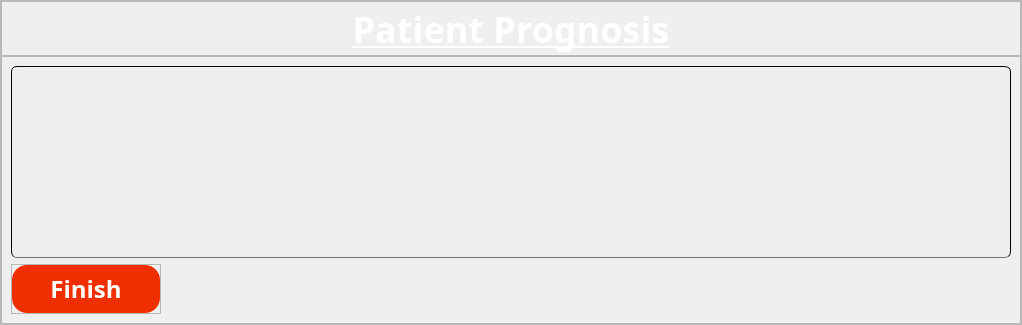
         <widget class="QWidget" name="Prognosis_page">
          <layout class="QVBoxLayout" name="verticalLayout_12">
           <property name="spacing">
            <number>0</number>
           </property>
           <property name="leftMargin">
            <number>0</number>
           </property>
           <property name="topMargin">
            <number>0</number>
           </property>
           <property name="rightMargin">
            <number>0</number>
           </property>
           <property name="bottomMargin">
            <number>0</number>
           </property>
           <item>
            <widget class="QFrame" name="frame_Prognosis">
             <property name="styleSheet">
              <string notr="true">
*{
	font-family:century gothic;
	font-size:24px;
	color: white;
	font-weight: bold;
}


QTextEdit{
	
	background:transparent;
	border:1px solid;
	color:white;
	border-bottom:1px solid #717072;
	border-radius:6px;
}</string>
             </property>
             <property name="frameShape">
              <enum>QFrame::StyledPanel</enum>
             </property>
             <property name="frameShadow">
              <enum>QFrame::Raised</enum>
             </property>
             <layout class="QVBoxLayout" name="verticalLayout_14">
              <property name="spacing">
               <number>0</number>
              </property>
              <property name="leftMargin">
               <number>0</number>
              </property>
              <property name="topMargin">
               <number>0</number>
              </property>
              <property name="rightMargin">
               <number>0</number>
              </property>
              <property name="bottomMargin">
               <number>0</number>
              </property>
              <item>
               <widget class="QFrame" name="frame_title_3">
                <property name="minimumSize">
                 <size>
                  <width>0</width>
                  <height>55</height>
                 </size>
                </property>
                <property name="maximumSize">
                 <size>
                  <width>16777215</width>
                  <height>55</height>
                 </size>
                </property>
                <property name="frameShape">
                 <enum>QFrame::StyledPanel</enum>
                </property>
                <property name="frameShadow">
                 <enum>QFrame::Raised</enum>
                </property>
                <layout class="QHBoxLayout" name="horizontalLayout_10">
                 <property name="spacing">
                  <number>0</number>
                 </property>
                 <property name="leftMargin">
                  <number>0</number>
                 </property>
                 <property name="topMargin">
                  <number>0</number>
                 </property>
                 <property name="rightMargin">
                  <number>0</number>
                 </property>
                 <property name="bottomMargin">
                  <number>0</number>
                 </property>
                 <item>
                  <widget class="QLabel" name="label_title_3">
                   <property name="font">
                    <font>
                     <family>century gothic</family>
                     <weight>75</weight>
                     <bold>true</bold>
                     <underline>true</underline>
                    </font>
                   </property>
                   <property name="styleSheet">
                    <string notr="true">text-decoration:underline;
font-size:36px;

</string>
                   </property>
                   <property name="text">
                    <string>Patient Prognosis</string>
                   </property>
                   <property name="alignment">
                    <set>Qt::AlignCenter</set>
                   </property>
                  </widget>
                 </item>
                </layout>
               </widget>
              </item>
              <item>
               <widget class="QFrame" name="frame_prognosis_content">
                <property name="styleSheet">
                 <string notr="true"/>
                </property>
                <property name="frameShape">
                 <enum>QFrame::StyledPanel</enum>
                </property>
                <property name="frameShadow">
                 <enum>QFrame::Raised</enum>
                </property>
                <layout class="QVBoxLayout" name="verticalLayout_15">
                 <item alignment="Qt::AlignHCenter">
                  <widget class="QTextEdit" name="textEdit_prognosis">
                   <property name="minimumSize">
                    <size>
                     <width>1000</width>
                     <height>0</height>
                    </size>
                   </property>
                   <property name="maximumSize">
                    <size>
                     <width>1000</width>
                     <height>1000</height>
                    </size>
                   </property>
                   <property name="styleSheet">
                    <string notr="true">
*{
	font-family:century gothic;
	font-size:16px;
	color: white;
	font-weight: bold;
}</string>
                   </property>
                   <property name="readOnly">
                    <bool>true</bool>
                   </property>
                  </widget>
                 </item>
                 <item alignment="Qt::AlignLeft|Qt::AlignBottom">
                  <widget class="QFrame" name="frame_navigation_3">
                   <property name="minimumSize">
                    <size>
                     <width>150</width>
                     <height>50</height>
                    </size>
                   </property>
                   <property name="maximumSize">
                    <size>
                     <width>150</width>
                     <height>50</height>
                    </size>
                   </property>
                   <property name="frameShape">
                    <enum>QFrame::StyledPanel</enum>
                   </property>
                   <property name="frameShadow">
                    <enum>QFrame::Raised</enum>
                   </property>
                   <layout class="QHBoxLayout" name="horizontalLayout_12">
                    <property name="spacing">
                     <number>0</number>
                    </property>
                    <property name="leftMargin">
                     <number>0</number>
                    </property>
                    <property name="topMargin">
                     <number>0</number>
                    </property>
                    <property name="rightMargin">
                     <number>0</number>
                    </property>
                    <property name="bottomMargin">
                     <number>0</number>
                    </property>
                    <item>
                     <widget class="QPushButton" name="btn_Finish_2">
                      <property name="sizePolicy">
                       <sizepolicy hsizetype="Expanding" vsizetype="Expanding">
                        <horstretch>0</horstretch>
                        <verstretch>0</verstretch>
                       </sizepolicy>
                      </property>
                      <property name="styleSheet">
                       <string notr="true">*{
	background-color: rgb(240, 47, 0);
	border-radius:15px;
}
:hover{
	color:white;
	background:#B02300;
}

:pressed{
	background:#701600;
}</string>
                      </property>
                      <property name="text">
                       <string>Finish</string>
                      </property>
                     </widget>
                    </item>
                   </layout>
                  </widget>
                 </item>
                </layout>
               </widget>
              </item>
             </layout>
            </widget>
           </item>
          </layout>
         </widget>
